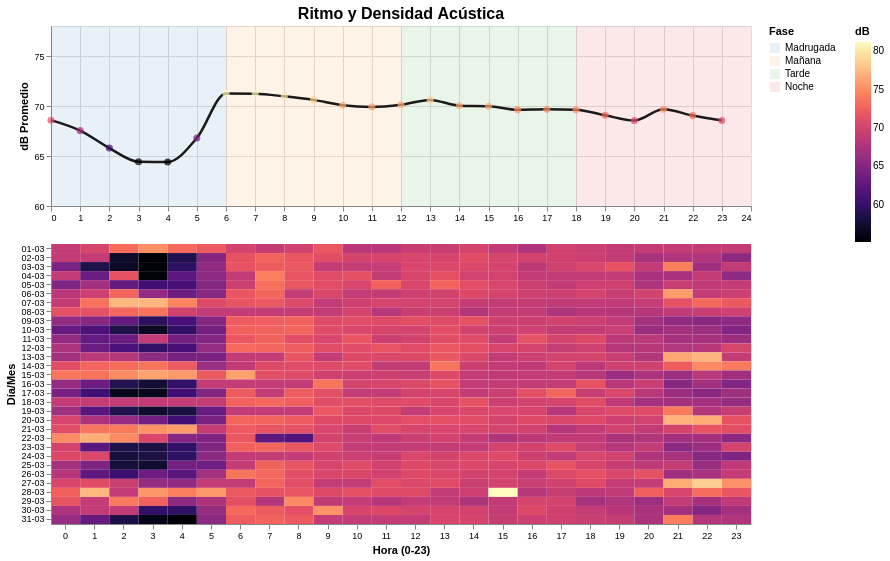

Notebook source saved alongside this figure:
### Code cell
import altair as alt
import pandas as pd

# 1. Configuración de estilo
alt.theme.enable('fivethirtyeight')

# 2. Preparación de datos
df_hora_promedio = df_final.groupby('Hora')['Medición (dB)'].mean().reset_index()
orden_franjas = ['Madrugada', 'Mañana', 'Tarde', 'Noche']
df_fondo = pd.DataFrame({
    'inicio': [0, 6, 12, 18],
    'fin': [6, 12, 18, 24],
    'Franja': ['Madrugada', 'Mañana', 'Tarde', 'Noche']
})

# 3. GRÁFICA 1: RITMO ACÚSTICO (Versión Compacta)
fondo_sombras = alt.Chart(df_fondo).mark_rect(opacity=0.1).encode(
    x='inicio:Q',
    x2='fin:Q',
    color=alt.Color('Franja:N', 
                    scale=alt.Scale(domain=orden_franjas, scheme='category10'), 
                    legend=alt.Legend(title="Fase", orient='right', labelFontSize=10))
)

linea_tendencia = alt.Chart(df_hora_promedio).mark_line(
    color='#1a1a1a', strokeWidth=2.5, interpolate='monotone'
).encode(
    x=alt.X('Hora:Q', title=None, scale=alt.Scale(domain=[0, 23])),
    y=alt.Y('Medición (dB):Q', title='dB Promedio', scale=alt.Scale(zero=False, domain=[60, 78]))
)

puntos_detalle = alt.Chart(df_hora_promedio).mark_circle(size=50).encode(
    x='Hora:Q',
    y='Medición (dB):Q',
    color=alt.Color('Medición (dB):Q', scale=alt.Scale(scheme='magma'), legend=None)
)

# Altura reducida a 180
grafico_linea = (fondo_sombras + linea_tendencia + puntos_detalle).properties(
    width=700, height=180, title=alt.TitleParams("Ritmo y Densidad Acústica", fontSize=16)
)

# 4. GRÁFICA 2: MAPA DE CALOR (Versión Compacta)
df_final['Fecha_Etiqueta'] = df_final['Fecha'].dt.strftime('%d-%m') # Fecha más corta

mapa_calor = alt.Chart(df_final).mark_rect().encode(
    x=alt.X('Hora:O', title='Hora (0-23)', axis=alt.Axis(labelAngle=0)),
    y=alt.Y('Fecha_Etiqueta:O', title='Día/Mes'),
    color=alt.Color('Medición (dB):Q', title='dB', scale=alt.Scale(scheme='magma')),
    tooltip=['Fecha_Etiqueta', 'Hora', 'Medición (dB)']
).properties(
    width=700, height=280 # Altura reducida a 280
)

# 5. JUNTAR Y CONFIGURAR
dashboard_final = (grafico_linea & mapa_calor).configure_axis(
    labelFontSize=9,
    titleFontSize=11
)

dashboard_final.display()

### Figure 1 — Vega-Lite specification as saved in the notebook (floating-point values rounded to 4 significant figures; data arrays with more than 128 entries replaced by an {"elided": "..."} marker saying what was removed)
{"usermeta": {"embedOptions": {"theme": "fivethirtyeight"}}, "config": {"view": {"continuousWidth": 300, "continuousHeight": 300}, "axis": {"labelFontSize": 9, "titleFontSize": 11}}, "vconcat": [{"layer": [{"data": {"name": "data-bcf19ba1f25de717fbe7cc0ab6a9f824"}, "mark": {"type": "rect", "opacity": 0.1}, "encoding": {"color": {"field": "Franja", "legend": {"labelFontSize": 10, "orient": "right", "title": "Fase"}, "scale": {"domain": ["Madrugada", "Mañana", "Tarde", "Noche"], "scheme": "category10"}, "type": "nominal"}, "x": {"field": "inicio", "type": "quantitative"}, "x2": {"field": "fin"}}}, {"data": {"name": "data-78e817145ab449e472d32ecca39d1032"}, "mark": {"type": "line", "color": "#1a1a1a", "interpolate": "monotone", "strokeWidth": 2.5}, "encoding": {"x": {"field": "Hora", "scale": {"domain": [0, 23]}, "title": null, "type": "quantitative"}, "y": {"field": "Medición (dB)", "scale": {"domain": [60, 78], "zero": false}, "title": "dB Promedio", "type": "quantitative"}}}, {"data": {"name": "data-78e817145ab449e472d32ecca39d1032"}, "mark": {"type": "circle", "size": 50}, "encoding": {"color": {"field": "Medición (dB)", "legend": null, "scale": {"scheme": "magma"}, "type": "quantitative"}, "x": {"field": "Hora", "type": "quantitative"}, "y": {"field": "Medición (dB)", "type": "quantitative"}}}], "height": 180, "title": {"text": "Ritmo y Densidad Acústica", "fontSize": 16}, "width": 700}, {"data": {"name": "data-cb97ebce28b581e8bb95a20121e19d5b"}, "mark": {"type": "rect"}, "encoding": {"color": {"field": "Medición (dB)", "scale": {"scheme": "magma"}, "title": "dB", "type": "quantitative"}, "tooltip": [{"field": "Fecha_Etiqueta", "type": "nominal"}, {"field": "Hora", "type": "quantitative"}, {"field": "Medición (dB)", "type": "quantitative"}], "x": {"axis": {"labelAngle": 0}, "field": "Hora", "title": "Hora (0-23)", "type": "ordinal"}, "y": {"field": "Fecha_Etiqueta", "title": "Día/Mes", "type": "ordinal"}}, "height": 280, "width": 700}], "$schema": "https://vega.github.io/schema/vega-lite/v6.1.0.json", "datasets": {"data-bcf19ba1f25de717fbe7cc0ab6a9f824": [{"inicio": 0, "fin": 6, "Franja": "Madrugada"}, {"inicio": 6, "fin": 12, "Franja": "Mañana"}, {"inicio": 12, "fin": 18, "Franja": "Tarde"}, {"inicio": 18, "fin": 24, "Franja": "Noche"}], "data-78e817145ab449e472d32ecca39d1032": [{"Hora": 0, "Medición (dB)": 68.58}, {"Hora": 1, "Medición (dB)": 67.53}, {"Hora": 2, "Medición (dB)": 65.79}, {"Hora": 3, "Medición (dB)": 64.43}, {"Hora": 4, "Medición (dB)": 64.4}, {"Hora": 5, "Medición (dB)": 66.8}, {"Hora": 6, "Medición (dB)": 71.26}, {"Hora": 7, "Medición (dB)": 71.23}, {"Hora": 8, "Medición (dB)": 70.97}, {"Hora": 9, "Medición (dB)": 70.61}, {"Hora": 10, "Medición (dB)": 70.08}, {"Hora": 11, "Medición (dB)": 69.91}, {"Hora": 12, "Medición (dB)": 70.13}, {"Hora": 13, "Medición (dB)": 70.61}, {"Hora": 14, "Medición (dB)": 70.03}, {"Hora": 15, "Medición (dB)": 69.98}, {"Hora": 16, "Medición (dB)": 69.62}, {"Hora": 17, "Medición (dB)": 69.66}, {"Hora": 18, "Medición (dB)": 69.63}, {"Hora": 19, "Medición (dB)": 69.07}, {"Hora": 20, "Medición (dB)": 68.55}, {"Hora": 21, "Medición (dB)": 69.67}, {"Hora": 22, "Medición (dB)": 69.04}, {"Hora": 23, "Medición (dB)": 68.54}], "data-cb97ebce28b581e8bb95a20121e19d5b": {"elided": "744 records"}}}
